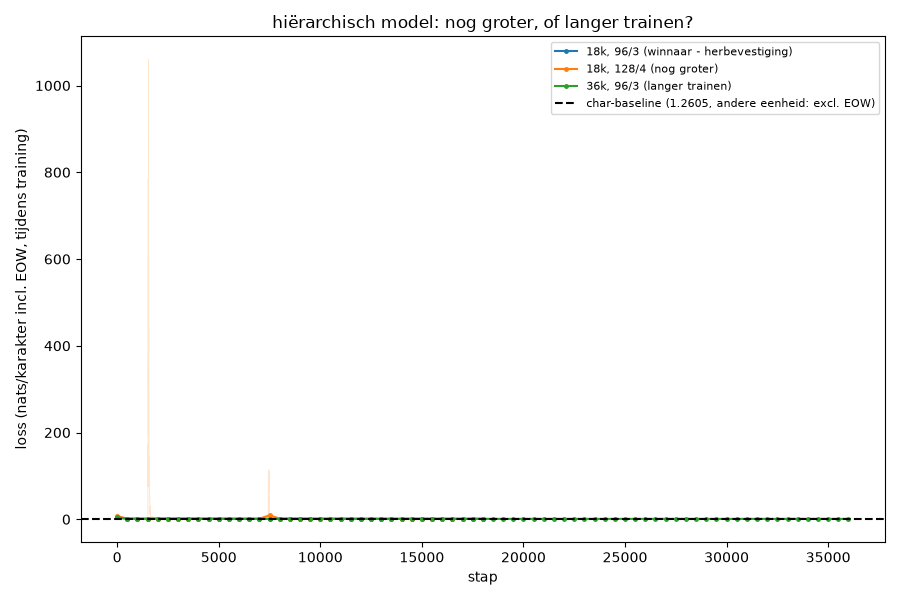

Python code for this plot:
"""Vervolg op hierarchisch_sweep.py: de winnende config was n_embed_binnen=96,
3 lagen, 18000 stappen (1,2139 nats/char, wint al van de char-baseline 1,2605).
Twee vragen die nog open stonden (zie EXPERIMENTEN.md experiment 16):

  1. Is 96/3 al een plafond, of gaat het patroon door? -> nog groter proberen
     (128 dim, 4 lagen).
  2. De loss-curve van de winnaar was bij stap 18000 nog niet duidelijk plat
     (train 0,854, test 0,877, nog dalend) - anders dan bij het char-model,
     waar langer_trainen.py liet zien dat de data toen al verzadigd was. Dit
     model doet per stap een moeilijkere taak, dus misschien is het nog niet
     uitgeleerd. -> dezelfde winnende config 36000 stappen laten draaien.

Beide een VOLLE run (geen verkorte-run-fout), tegen dezelfde vaste
instellingen als hierarchisch_sweep.py. De 18000-stappen-winnaar zelf hoeft
niet opnieuw: die staat al in hierarchisch_sweep_resultaten.pt.
"""
import time
from pathlib import Path

import torch
import torch.nn.functional as F
import matplotlib
matplotlib.use("Agg")
import matplotlib.pyplot as plt

from exp import APPARAAT, DATA_MAP, TEKST_BESTANDEN, TRAIN_FRACTIE, CharTokenizer
from hierarchisch import (splits_in_brokken, codeer_brok, bouw_brok_tensor, maak_woord_batch,
                          HierarchischModel, genereer_hierarchisch)

MAX_BROK_LENGTE = 16
BROK_VENSTER = 32
N_KOPPEN_BINNEN = 4
N_EMBED_BUITEN = 160
N_LAGEN_BUITEN = 5
N_KOPPEN_BUITEN = 4
AANTAL = 64
EVAL_INTERVAL = 500
LR, DROPOUT = 5e-3, 0.1

BASELINE_CHAR = 1.2605
WINNAAR_18K = 1.2139  # n_embed_binnen=96, 3 lagen, 18000 stappen - zie hierarchisch_sweep_resultaten.pt

VARIANTEN = [
    ("18k, 96/3 (winnaar - herbevestiging)", dict(n_embed_binnen=96, n_lagen_enc=3, n_lagen_dec=3, n_stappen=18000)),
    ("18k, 128/4 (nog groter)",              dict(n_embed_binnen=128, n_lagen_enc=4, n_lagen_dec=4, n_stappen=18000)),
    ("36k, 96/3 (langer trainen)",           dict(n_embed_binnen=96, n_lagen_enc=3, n_lagen_dec=3, n_stappen=36000)),
]

boeken = [(n, (DATA_MAP / n).read_text(encoding="utf-8")) for n in TEKST_BESTANDEN]
tekst = "".join(t for _, t in boeken)
tok = CharTokenizer(tekst)
EOW_ID, PAD_ID = tok.vocab_size, tok.vocab_size + 1
print(f"apparaat={APPARAAT}  vocab={tok.vocab_size}  totaal={len(tekst):,} karakters\n", flush=True)

train_brokken, test_brokken = bouw_brok_tensor(boeken, tok, MAX_BROK_LENGTE, EOW_ID, PAD_ID, TRAIN_FRACTIE)
train_brokken, test_brokken = train_brokken.to(APPARAAT), test_brokken.to(APPARAAT)
print(f"brokken: train={train_brokken.shape[0]:,}  test={test_brokken.shape[0]:,}\n", flush=True)

# de bekende 18k/96-3-winnaar hergebruiken i.p.v. herdraaien, als sanity-check
oude_sweep = torch.load(Path(__file__).parent / "hierarchisch_sweep_resultaten.pt", weights_only=False)

UITVOER = Path(__file__).parent / "hierarchisch_sweep2_resultaten.pt"
resultaten = torch.load(UITVOER) if UITVOER.exists() else {}
if "18k, 96/3 (winnaar - herbevestiging)" not in resultaten:
    r = oude_sweep["grotere binnen (96, 3 lagen)"]
    resultaten["18k, 96/3 (winnaar - herbevestiging)"] = dict(
        train_losses=r["train_losses"], test_stappen=r["test_stappen"], test_losses=r["test_losses"],
        nats_excl=r["nats_excl"], n_par=r["n_par"], voorbeeld=r["voorbeeld"], hergebruikt=True,
    )
    torch.save(resultaten, UITVOER)

for naam, hp in VARIANTEN:
    if naam in resultaten:
        r = resultaten[naam]
        print(f"{naam:>40s}  nats/char {r['nats_excl']:.4f}  "
              f"{'(hergebruikt uit sweep 1)' if r.get('hergebruikt') else '(overgeslagen)'}", flush=True)
        continue

    torch.manual_seed(0)
    model = HierarchischModel(
        tok_vocab_size=tok.vocab_size, pad_id=PAD_ID, eow_id=EOW_ID, max_brok_lengte=MAX_BROK_LENGTE,
        n_embed_binnen=hp["n_embed_binnen"], n_lagen_enc=hp["n_lagen_enc"], n_lagen_dec=hp["n_lagen_dec"],
        n_koppen_binnen=N_KOPPEN_BINNEN, n_embed_buiten=N_EMBED_BUITEN, n_lagen_buiten=N_LAGEN_BUITEN,
        n_koppen_buiten=N_KOPPEN_BUITEN, brok_venster=BROK_VENSTER, dropout=DROPOUT,
    ).to(APPARAAT)
    n_par = sum(p.numel() for p in model.parameters())
    n_stappen = hp["n_stappen"]
    optimizer = torch.optim.AdamW(model.parameters(), lr=LR)
    scheduler = torch.optim.lr_scheduler.CosineAnnealingLR(optimizer, T_max=n_stappen)
    char_vocab_out = model.decoder.uit.out_features

    print(f"\n--- {naam} ({n_par:,} parameters, {n_stappen} stappen) ---", flush=True)
    t0 = time.time()
    train_losses, test_stappen, test_losses = [], [], []
    for stap in range(n_stappen):
        x_b, y_b = maak_woord_batch(train_brokken, BROK_VENSTER, AANTAL)
        logits = model(x_b, y_b)
        loss = F.cross_entropy(logits.reshape(-1, char_vocab_out), y_b.reshape(-1), ignore_index=PAD_ID)
        optimizer.zero_grad(); loss.backward(); optimizer.step(); scheduler.step()
        train_losses.append(loss.item())

        if stap % EVAL_INTERVAL == 0 or stap == n_stappen - 1:
            model.eval()
            with torch.no_grad():
                x_t, y_t = maak_woord_batch(test_brokken, BROK_VENSTER, AANTAL)
                logits_t = model(x_t, y_t)
                loss_t = F.cross_entropy(logits_t.reshape(-1, char_vocab_out), y_t.reshape(-1), ignore_index=PAD_ID)
            model.train()
            test_stappen.append(stap); test_losses.append(loss_t.item())
            print(f"  stap {stap:>6}  train {loss.item():.3f}  test {loss_t.item():.3f}  "
                  f"({time.time()-t0:.0f}s)", flush=True)

    model.eval()
    som_excl, aantal_excl = 0.0, 0
    with torch.no_grad():
        for _ in range(20):
            x_t, y_t = maak_woord_batch(test_brokken, BROK_VENSTER, 256)
            logits_t = model(x_t, y_t)
            verlies = F.cross_entropy(logits_t.reshape(-1, char_vocab_out), y_t.reshape(-1),
                                      ignore_index=PAD_ID, reduction="none")
            y_flat = y_t.reshape(-1)
            inhoud = (y_flat != PAD_ID) & (y_flat != EOW_ID)
            som_excl += verlies[inhoud].sum().item()
            aantal_excl += inhoud.sum().item()
    nats_excl = som_excl / aantal_excl

    voorbeeld_brokken = [codeer_brok(b, tok, MAX_BROK_LENGTE, EOW_ID, PAD_ID) for b in splits_in_brokken("Op een dag ")]
    voorbeeld_tekst, _ = genereer_hierarchisch(model, tok, voorbeeld_brokken, brok_venster=BROK_VENSTER,
                                               n_nieuwe_woorden=30, apparaat=APPARAAT, temperatuur=0.7)

    resultaten[naam] = dict(train_losses=train_losses, test_stappen=test_stappen, test_losses=test_losses,
                            nats_excl=nats_excl, n_par=n_par, voorbeeld=voorbeeld_tekst,
                            state_dict={k: v.cpu() for k, v in model.state_dict().items()}, hp=hp)
    print(f"  KLAAR: nats/karakter (excl EOW) = {nats_excl:.4f}  ({(time.time()-t0)/60:.1f} min)", flush=True)
    print(f"  voorbeeld: {voorbeeld_tekst!r}", flush=True)
    torch.save(resultaten, UITVOER)

print("\n" + "=" * 70)
print(f"{'':>40s}  nats/char   verschil vs char-baseline")
print(f"{'char-model':>40s}  {BASELINE_CHAR:>9.4f}   (referentie)")
for naam, _ in [("18k, 96/3 (winnaar - herbevestiging)", None)] + VARIANTEN[1:]:
    r = resultaten[naam]
    print(f"{naam:>40s}  {r['nats_excl']:>9.4f}   {r['nats_excl']-BASELINE_CHAR:+.4f}")

alle_namen = ["18k, 96/3 (winnaar - herbevestiging)"] + [n for n, _ in VARIANTEN[1:]]
beste_naam = min(alle_namen, key=lambda n: resultaten[n]["nats_excl"])
beste = resultaten[beste_naam]
print(f"\nbeste variant: {beste_naam}  ({beste['nats_excl']:.4f})")

# ---------------------------------------------------------------------------
# Plot
# ---------------------------------------------------------------------------
fig, ax = plt.subplots(figsize=(9, 6))
for naam, kleur in zip(alle_namen, ["tab:blue", "tab:orange", "tab:green"]):
    r = resultaten[naam]
    ax.plot(range(len(r["train_losses"])), r["train_losses"], color=kleur, alpha=0.2, linewidth=0.7)
    ax.plot(r["test_stappen"], r["test_losses"], color=kleur, marker="o", markersize=2.5, label=naam)
ax.axhline(BASELINE_CHAR, color="black", linestyle="--", label=f"char-baseline ({BASELINE_CHAR}, andere eenheid: excl. EOW)")
ax.set_xlabel("stap"); ax.set_ylabel("loss (nats/karakter incl. EOW, tijdens training)")
ax.set_title("hiërarchisch model: nog groter, of langer trainen?")
ax.legend(fontsize=8)
fig.tight_layout()
plot_pad = Path(__file__).parent / "hierarchisch_sweep2.png"
fig.savefig(plot_pad)
print(f"\nplot opgeslagen: {plot_pad}", flush=True)
